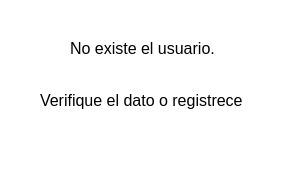
<?xml version="1.0" encoding="UTF-8"?>
<ui version="4.0">
 <class>Form</class>
 <widget class="QWidget" name="Form">
  <property name="geometry">
   <rect>
    <x>0</x>
    <y>0</y>
    <width>300</width>
    <height>180</height>
   </rect>
  </property>
  <property name="minimumSize">
   <size>
    <width>300</width>
    <height>180</height>
   </size>
  </property>
  <property name="maximumSize">
   <size>
    <width>300</width>
    <height>180</height>
   </size>
  </property>
  <property name="windowTitle">
   <string>Advertencia</string>
  </property>
  <property name="styleSheet">
   <string notr="true">background-color: rgb(255, 255, 255);</string>
  </property>
  <widget class="QLabel" name="label">
   <property name="geometry">
    <rect>
     <x>70</x>
     <y>40</y>
     <width>181</width>
     <height>16</height>
    </rect>
   </property>
   <property name="font">
    <font>
     <pointsize>12</pointsize>
    </font>
   </property>
   <property name="text">
    <string>No existe el usuario.</string>
   </property>
  </widget>
  <widget class="QLabel" name="label_2">
   <property name="geometry">
    <rect>
     <x>40</x>
     <y>80</y>
     <width>230</width>
     <height>41</height>
    </rect>
   </property>
   <property name="font">
    <font>
     <pointsize>12</pointsize>
    </font>
   </property>
   <property name="text">
    <string>Verifique el dato o registrece</string>
   </property>
  </widget>
 </widget>
 <resources/>
 <connections/>
</ui>
